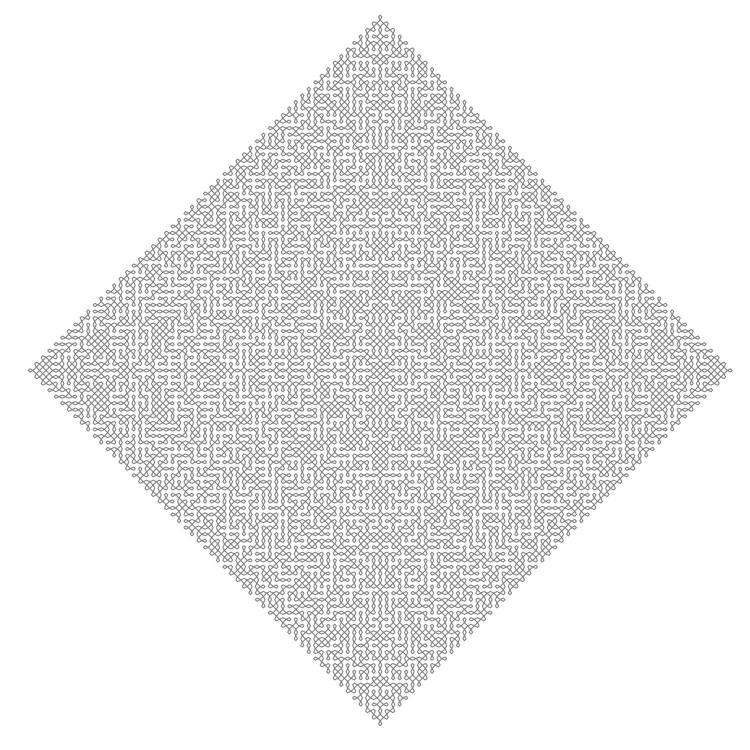
#> input picture sample_data/images/kolam109-0.jpg, 1500 x 1500 px (shown at 1/2 size)
$ python -i stages.py   (imports and definitions only)
#> lines starting #> are read from the running program, lines starting #| are printed output that depends on the picture; after the words box and inside, x2 and y2 are one past the last pixel; in counts of white or black regions, pixels touching at a corner belong together
"""
stages.py:
Pipeline stages rendering:
Stage 1: Original Image
Stage 2: Otsu Binary
Stage 3: Dots Removed (morphological opening)
Stage 4: Skeleton (Zhang-Suen)
Stage 5: Ordered Path (CSV mapped to pixels, color-coded by sequence order with direction arrows and start marker)
Diagnostic Betti numbers reported after dot removal and gap closing.
"""

import matplotlib
# [1 line not run here, left out]
import matplotlib.pyplot as plt
import numpy as np
from PIL import Image

try:
    from skimage import filters, morphology
    from skimage.morphology import skeletonize
except Exception:
    class filters:
        @staticmethod
        def threshold_otsu(im):
            return 128
    class morphology:
        @staticmethod
        def remove_small_objects(im, *args, **kwargs):
            return im
        @staticmethod
        def closing(im, *args, **kwargs):
            return im
        @staticmethod
        def disk(r):
            return np.ones((2*r+1, 2*r+1), dtype=bool)
    def skeletonize(x):
        return (x > 0)

try:
    from topology import compute_betti_numbers
except Exception:
    def compute_betti_numbers(im):
        return 1, 0

try:
    from registration import logical_to_pixel, AFFINE_PARAMS
except Exception:
    from reconstruct import logical_to_pixel, AFFINE_PARAMS

def run_stages_pipeline(image_path, csv_path=None, family='kolam19', custom_path_logical=None, custom_params=None):
    """
    Executes the 5 image-processing stages and returns a dictionary of RGBA/RGB image arrays
    and topological diagnostics.
    """
#> called with image_path = 'sample_data/images/kolam109-0.jpg', family = 'kolam19'
    if isinstance(image_path, Image.Image):
        im_pil = image_path.convert('RGB')
    elif hasattr(image_path, 'read'):
        image_path.seek(0)
        im_pil = Image.open(image_path).convert('RGB')
    else:
        im_pil = Image.open(image_path).convert('RGB')
#> im_pil is the input picture: PIL image 1500x1500 RGB; min 91, max 255, mean 235

    canvas_dim = custom_params['canvas_dim'] if custom_params else AFFINE_PARAMS[family]['canvas_dim']
    if im_pil.size != (canvas_dim, canvas_dim):
        im_pil = im_pil.resize((canvas_dim, canvas_dim), Image.Resampling.LANCZOS)
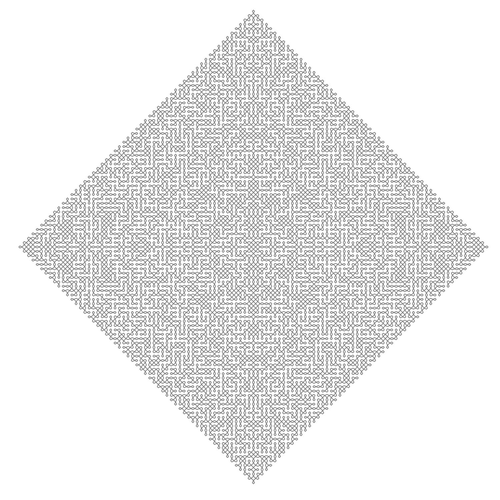
#> im_pil: PIL image 500x500 RGB; min 112, max 255, mean 234.1

    orig_np = np.array(im_pil)
    gray = np.array(im_pil.convert('L'))
    h, w = gray.shape
#> h = 500; w = 500

    # 1. Otsu binary with automatic polarity detection (dark ink vs white chalk)
    th = filters.threshold_otsu(gray)
#> th = 213
    corners = [gray[0, 0], gray[0, -1], gray[-1, 0], gray[-1, -1]]
#> corners = [255, 255, 255, 255]
    if np.mean(corners) < th:
        bin_otsu = (gray > th) # White chalk on dark ground
    else:
        bin_otsu = (gray < th) # Dark ink on white ground
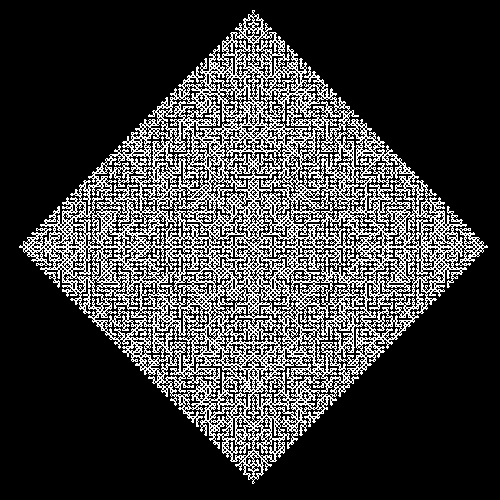
#> bin_otsu: shape (500, 500) bool; 23.1% white in thin lines or dots, all inside (x1, y1, x2, y2) = (19, 10, 488, 484)

    # 2. Dots removed (morphological opening / small object filter)
    # Remove isolated dots smaller than stroke loops
#> (the run stopped early here; a loop or call above may not have finished)
